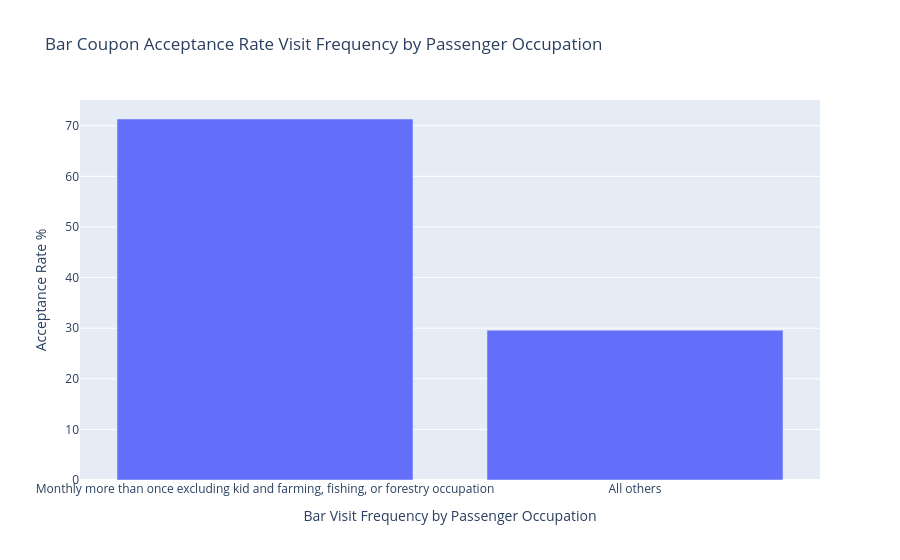

Notebook code cell kept with this figure:
### Code cell
# Plotly Visualization
data = {
    'Bar Visit Frequency by Passenger Occupation': ['Monthly more than once excluding kid and farming, fishing, or forestry occupation' , 'All others'],
    'Acceptance Rate %': [excluded_criteria_list_rate * 100 , all_others_rate * 100]
}

fig = px.bar(
    data, 
    x='Bar Visit Frequency by Passenger Occupation', 
    y='Acceptance Rate %',
    title='Bar Coupon Acceptance Rate Visit Frequency by Passenger Occupation'
)
fig.show()

### Figure 1 — Plotly figure (JSON) as saved in the notebook; plotly's stock layout.template omitted (floating-point values rounded to 4 significant figures)
{"data": [{"hovertemplate": "Bar Visit Frequency by Passenger Occupation=%{x}<br>Acceptance Rate %=%{y}<extra></extra>", "legendgroup": "", "marker": {"color": "#636efa", "pattern": {"shape": ""}}, "name": "", "orientation": "v", "showlegend": false, "textposition": "auto", "type": "bar", "x": ["Monthly more than once excluding kid and farming, fishing, or forestry occupation", "All others"], "xaxis": "x", "y": [71.32, 29.6], "yaxis": "y"}], "layout": {"barmode": "relative", "legend": {"tracegroupgap": 0}, "title": {"text": "Bar Coupon Acceptance Rate Visit Frequency by Passenger Occupation"}, "xaxis": {"anchor": "y", "domain": [0, 1], "title": {"text": "Bar Visit Frequency by Passenger Occupation"}}, "yaxis": {"anchor": "x", "domain": [0, 1], "title": {"text": "Acceptance Rate %"}}}}
